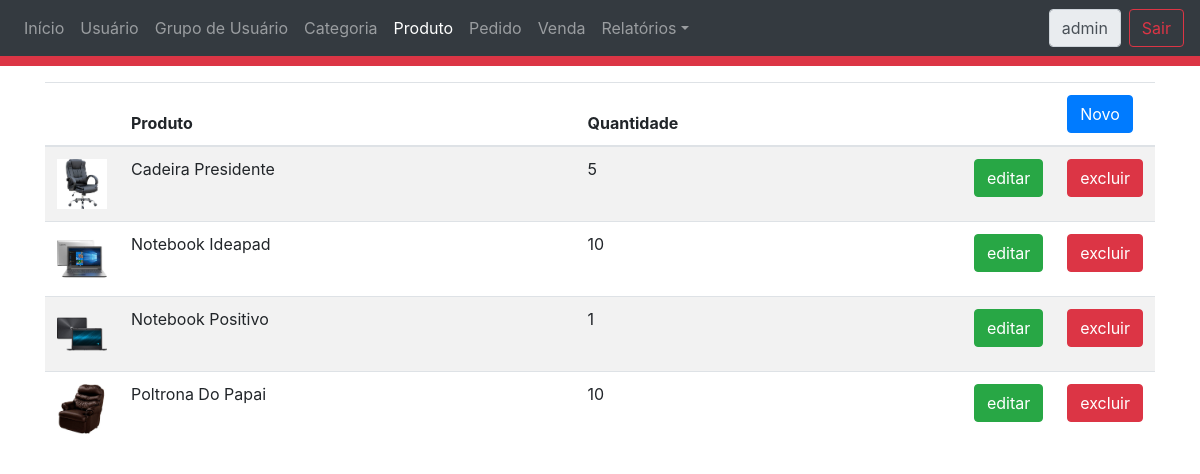
The page /ProdutoTabela.php (signed in) on the database its author committed.
### tables this page shows
CREATE TABLE IF NOT EXISTS `tbProduto` (
`idProduto` int(11) NOT NULL,
  `nome` varchar(255) DEFAULT NULL,
  `descricao` varchar(3000) NOT NULL,
  `valor` decimal(9,2) NOT NULL,
  `quantidadeEstoque` int(11) NOT NULL,
  `foto` varchar(255) DEFAULT NULL,
  `idCategoria` int(11) NOT NULL
);

### ControleAcesso.php (called while the page is built, shortened)
<?php
	require_once 'class/Usuario.php';
	require_once 'class/GrupoAcesso.php';
	$usuarioAtual = unserialize($_SESSION["USUARIO_ATUAL"]);
	$grupoAcessoUsuarioAtual = unserialize($_SESSION["GRUPOACESSO_USUARIO_ATUAL"]);
?>

### class/GrupoAcesso.php (called while the page is built, shortened)
<?php
    require_once 'Acesso.php';
	class GrupoAcesso
	{
        private  $acesso;
        function getAcesso() {
            return $this->acesso;
        }
	}
?>

### class/Acesso.php (called while the page is built, shortened)
<?php
class Acesso
    {
        private  $menu;
        private  $arquivo;
        private  $tipo;
        function getMenu() {
            return $this->menu;
        }
        function getTipo() {
            return $this->tipo;
        }
        function getArquivo() {
            return $this->arquivo;
        }
        function setMenu($menu) {
            $this->menu = $menu;
        }
        function setTipo($tipo) {
            $this->tipo = $tipo;
        }
        function setArquivo($arquivo) {
            $this->arquivo = $arquivo;
        }
    }
?>

### class/Usuario.php (called while the page is built, shortened)
<?php
	class Usuario
	{
        private  $login;
        function getLogin(){
            return $this->login;
        }
	}
?>

### class/ProdutoDAO.php (called while the page is built, shortened)
<?php
	require_once 'CategoriaDAO.php';
	require_once 'Produto.php';
	class ProdutoDAO extends CrudDAO
	{
		public function listar(){
			$objetos = array();
			try{
				$pdo = parent::conectar();
				$sql = "SELECT * FROM tbProduto  ORDER BY nome";
				$run = $pdo->prepare($sql);
				$run->execute();
				$resultado = $run->fetchAll();
				$categoriaDAO = new CategoriaDAO();
				foreach ($resultado as $registro){
					$produto = new Produto();
					$produto->setIdProduto($registro['idProduto']);
					$produto->setNome($registro['nome']);
					$produto->setDescricao($registro['descricao']);
					$produto->setValor($registro['valor']);
					$produto->setQuantidade($registro['quantidadeEstoque']);
					$produto->setFoto($registro['foto']);
					$categoria = $categoriaDAO->buscarPorId($registro['idCategoria']);
					$produto->setCategoria($categoria);
					array_push($objetos, $produto);
				}
			}catch(Exception $ex){
				echo $ex->getFile().' : '.$ex->getLine().' : '.$ex->getMessage();
			}finally {
				parent::desconectar();
			}
			return $objetos;
		}
	}
?>

### class/Produto.php (called while the page is built, shortened)
<?php
	class Produto
	{
        private  $idProduto;
        private  $nome;
        private  $foto;
        function __construct() {
            $categoria = new Categoria();
        }
        function getIdProduto(){
            return $this->idProduto;
        }
        function setIdProduto($idProduto){
            $this->idProduto = intval($idProduto);
        }
        function getNome(){
            return $this->nome;
        }
        function setNome($nome){
            $this->nome = $nome;
        }
        function getQuantidade(){
            return $this->situacao;
        }
        function setQuantidade($situacao){
            $this->situacao = intval($situacao);
        }
        function getFoto(){
            return $this->foto;
        }
        function setFoto($foto){
            $this->foto = $foto;
        }
	}
?>

### class/CategoriaDAO.php (called while the page is built, shortened)
<?php
	class CategoriaDAO extends CrudDAO
	{
		public function buscarPorId($codigo){
			$categoria = new Categoria();
			try{
				$pdo = parent::conectar();
				$sql = "SELECT * FROM tbCategoria WHERE idCategoria = :idCategoria";
				$run = $pdo->prepare($sql);
	  			$run->bindValue(':idCategoria', $codigo, PDO::PARAM_INT);
				$run->execute();
				$registro = $run->fetch();
				$categoria->setIdCategoria($registro['idCategoria']);
				$categoria->setDescricao($registro['descricao']);
			}catch(Exception $ex){
				echo $ex->getFile().' : '.$ex->getLine().' : '.$ex->getMessage();
			}finally {
				parent::desconectar();
			}
			return $categoria;
		}
	}
?>

### ProdutoTabela.php (the view, shortened to what this page needs)
<?php
	require_once 'ControleAcesso.php';
	require_once 'class/ProdutoDAO.php';
?>
<html>
    <head>
		<link type="text/css" rel="stylesheet" href="css/bootstrap.css"/>
		<link type="text/css" rel="stylesheet" href="css/produto.css"/>
    </head>
    <body>
		<div class="cabecalho">
			<?php
				include_once("Cabecalho.php");
			?>
		</div>
		<div class="container">
			<table id="tabelaProduto" class="table table-striped">
				<thead>
					<tr>
						<th></th>
						<th class="col-md-6">Produto</th>
						<th class="col-md-5">Quantidade</th>
						<th class="col-md-1"></th>
						<th class="col-md"><a class="btn btn-primary" href="ProdutoFormulario.php">Novo</a></th>
					</tr>
				</thead>
				<tbody>
					<?php
						$produtoDAO = new ProdutoDAO();
						$lista = $produtoDAO->listar();
						foreach($lista as $produto){
							echo"<tr>";
							echo"<td> <img class='fotoProduto' src='imagens/{$produto->getFoto()}'> </td>";
							echo"<td>{$produto->getNome()}</td>";
							echo"<td>{$produto->getQuantidade()}</td>";
							echo"<td> <a class='btn btn-success' href='ProdutoFormulario.php?idProduto={$produto->getIdProduto()}'> editar </a> </td>";
							echo"<td> <a class='btn btn-danger'  href='ProdutoControlador.php?operacao=excluir&idProduto={$produto->getIdProduto()}'> excluir </a> </td>";
							echo"</tr>";
						}
					?>
				</tbody>
			</table>
    </body>
</html>

### Cabecalho.php (shortened to what this page needs)
<nav class="navbar navbar-expand-md navbar-dark bg-dark">
  <div class="collapse navbar-collapse" id="navbarsExampleDefault">
	<ul class="navbar-nav mr-auto">
	<?php
		$arquivoAtual = basename($_SERVER['PHP_SELF']);
		foreach ($grupoAcessoUsuarioAtual as $grupoAcesso){
			if($grupoAcesso->getAcesso()->getTipo() == "menu"){
				if($grupoAcesso->getAcesso()->getArquivo() == $arquivoAtual){
					$ativo = "active";
				}else{
					$ativo = "";
				}
				echo "<li class='nav-item {$ativo}'>";
				echo "<a class='nav-link' href='{$grupoAcesso->getAcesso()->getArquivo()}'>{$grupoAcesso->getAcesso()->getMenu()}</a>";
		  		echo "</li>";
			}else{
				if($grupoAcesso->getAcesso()->getTipo() == "subMenu"){
					if($grupoAcesso->getAcesso()->getArquivo() == $arquivoAtual){
						$ativo = "active";
					}else{
						$ativo = "";
					}
					echo "<li class='nav-item dropdown {$ativo}'>";
					    echo "<a class='nav-link dropdown-toggle' href='{$grupoAcesso->getAcesso()->getArquivo()}' id='navbarDropdown' role='button' data-toggle='dropdown' aria-haspopup='true' aria-expanded='false'>{$grupoAcesso->getAcesso()->getMenu()}</a>";
					echo "</li>";
				}
			}
	  	}
	?>
	</ul>
	<div class="form-inline my-2 my-lg-0">
	  <label class="form-control mr-sm-2" readonly> <?php echo $usuarioAtual->getLogin(); ?> </label>
	  <a class="btn btn-outline-danger my-2 my-sm-0" href="LoginControlador.php?operacao=encerrar">Sair</a>
	</div>
  </div>
</nav>

### css/produto.css (style rules this page uses)
.cabecalho { border-bottom: 10px solid #dc3545; }
.container { padding-top: 1rem; }
.fotoProduto { width: 50px; height: 50px; }

### rows shown on the page
tbproduto: foto (picture), nome "Cadeira Presidente", quantidadeEstoque "5"
tbproduto: foto (picture), nome "Notebook Ideapad", quantidadeEstoque "10"
tbproduto: foto (picture), nome "Notebook Positivo", quantidadeEstoque "1"
tbproduto: foto (picture), nome "Poltrona Do Papai", quantidadeEstoque "10"

### other values the page prints
$grupoAcesso->getAcesso()->getMenu() "Início"
$grupoAcesso->getAcesso()->getMenu() "Usuário"
$grupoAcesso->getAcesso()->getMenu() "Grupo de Usuário"
$grupoAcesso->getAcesso()->getMenu() "Categoria"
$grupoAcesso->getAcesso()->getMenu() "Produto"
$grupoAcesso->getAcesso()->getMenu() "Pedido"
$grupoAcesso->getAcesso()->getMenu() "Venda"
$grupoAcesso->getAcesso()->getMenu() "Relatórios"
$usuarioAtual->getLogin() "admin"
